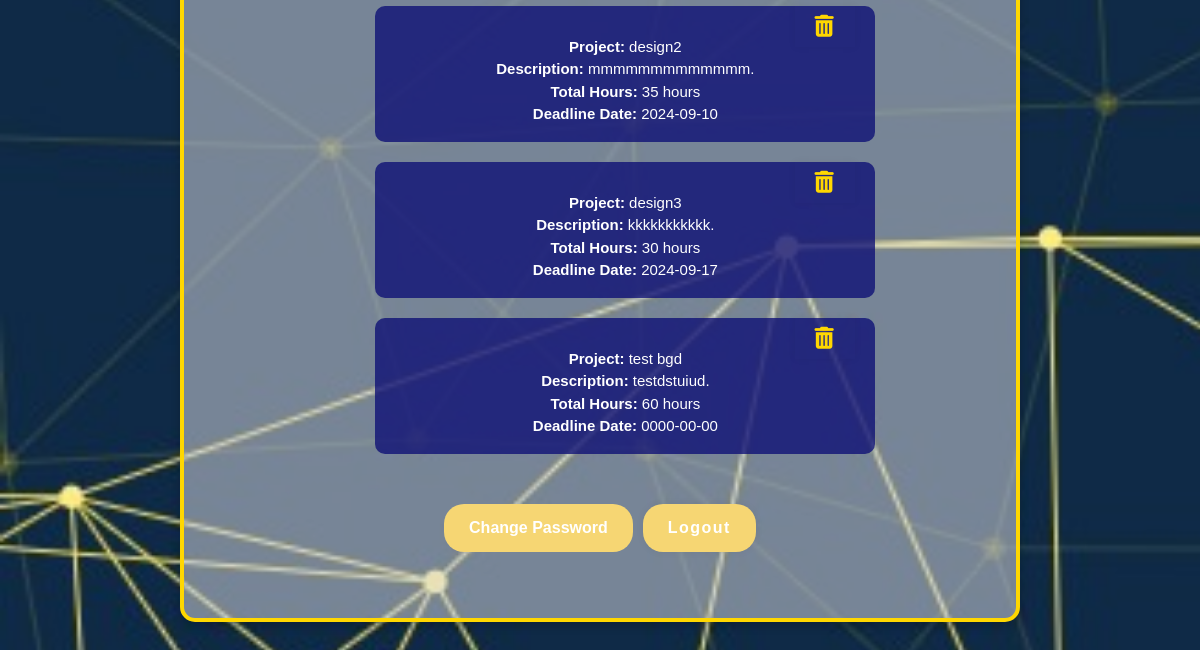
The page /clientprofile.php (signed in, lower part) on the database as committed earlier.
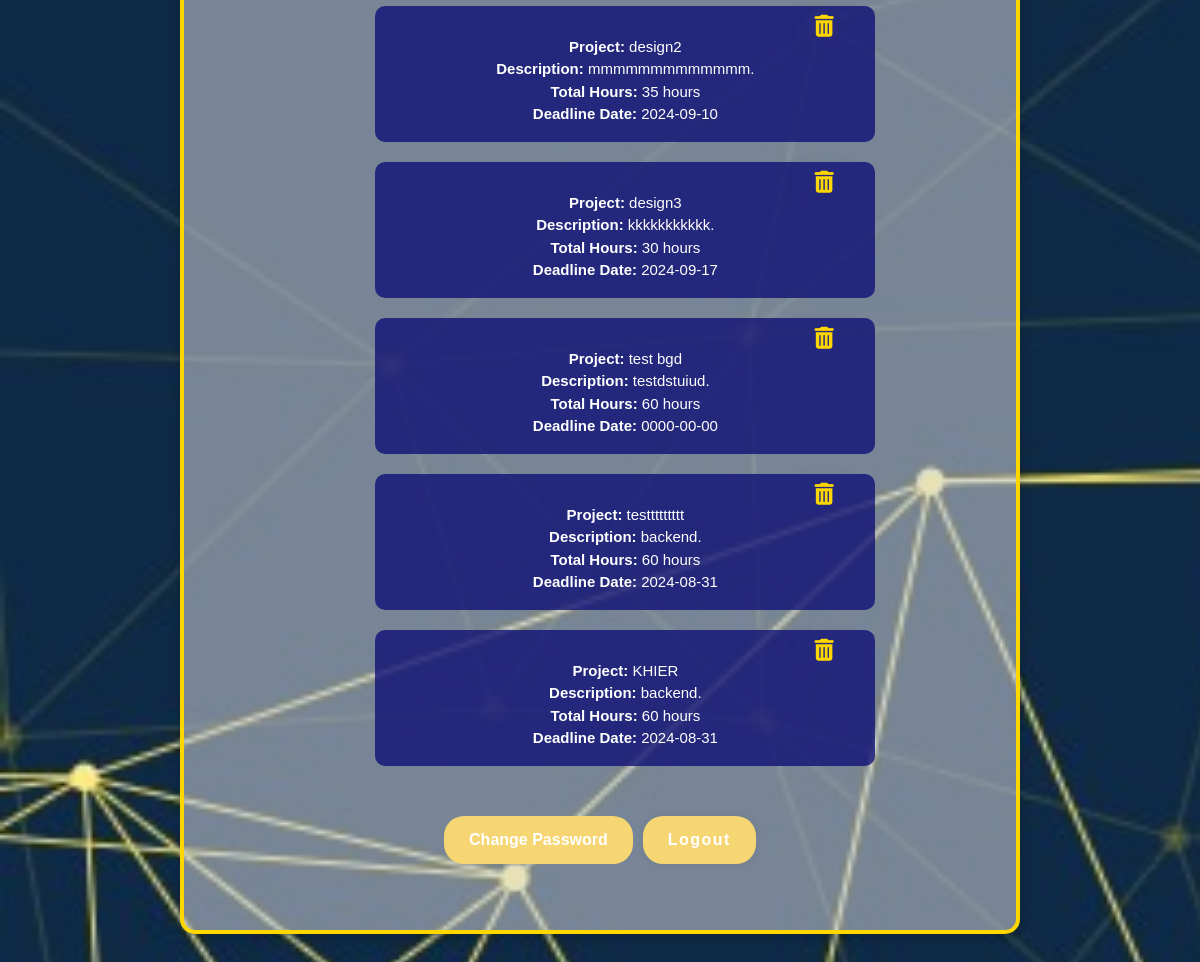
The same page on the database as committed later.
### tables this page shows
CREATE TABLE `project` (
  `project_id` int(11) NOT NULL,
  `project_name` varchar(250) NOT NULL,
  `description` varchar(250) NOT NULL,
  `total_hours` int(11) NOT NULL,
  `deadline_date` date NOT NULL,
  `user_id` int(11) NOT NULL,
  `type_id` int(11) DEFAULT NULL,
  `posting` int(11) NOT NULL
);

CREATE TABLE `user` (
  `user_id` int(11) NOT NULL,
  `user_name` varchar(250) NOT NULL,
  `email` varchar(250) NOT NULL,
  `phone_number` varchar(20) NOT NULL,
  `password` varchar(255) NOT NULL,
  `user_image` longtext DEFAULT NULL,
  `bio` varchar(255) DEFAULT NULL,
  `nationality_id` int(11) NOT NULL
);

### clientprofile.php (the view, shortened to what this page needs)
<?php
include 'nav+bm.php';
if(isset($_SESSION['user_id'])){
    $user_id=$_SESSION['user_id'];
}
$select_user = "SELECT * FROM `user`
                JOIN `nationality` ON `nationality`.`nationality_id` = `user`.`nationality_id`
                WHERE `user_id` = '$user_id'";
$run_user = mysqli_query($connect,$select_user);
$select_posted_projects = "SELECT * FROM `project`
                            JOIN `user` ON `user`.`user_id` = `project`.`user_id`
                            WHERE `project`.`user_id` = '$user_id' AND `project`.`posting` = 1";
$run_posted_projects = mysqli_query($connect,$select_posted_projects);
?>
<!DOCTYPE html>
<html lang="en">
<head>
    <link href="https://cdn.jsdelivr.net/npm/bootstrap@5.0.2/dist/css/bootstrap.min.css" rel="stylesheet">
    <link rel="stylesheet" href="https://cdnjs.cloudflare.com/ajax/libs/font-awesome/6.0.0-beta3/css/all.min.css">
    <link rel="stylesheet" href="./css/clientprofile.css">
</head>
<body>
    <div class="profile-container">
        <?php foreach($run_user as $data){ ?>
            <div class="form-group11">
                <div class="all">
                    <?php  if(mysqli_num_rows($run_posted_projects) > 0) { ?>
                        <?php foreach($run_posted_projects as $project){ ?>
                        <div class="post2 position-relative">
                            <div class="anchers position-absolute">
                                <button type="button" class="arc" onclick="openProjectPopup(<?php echo $project['project_id']; ?>)">
                                    <i class="fa-solid fa-trash-can" style="color: gold; background-color:transparent;"></i>
                                </button>
                            </div>
                            <p>
                                <strong>Project:</strong> <?php echo htmlspecialchars($project['project_name'], ENT_QUOTES, 'UTF-8' )?><br>
                                <strong>Description:</strong>  <?php echo htmlspecialchars($project['description'], ENT_QUOTES, 'UTF-8' )?>.<br>
                                <strong>Total Hours:</strong> <?php echo htmlspecialchars($project['total_hours'], ENT_QUOTES, 'UTF-8' )?> hours<br>
                                <strong>Deadline Date:</strong> <?php echo htmlspecialchars($project['deadline_date'], ENT_QUOTES, 'UTF-8' )?>
                            </p>
                        </div>
                    <?php }}else{ ?>
                        <h4>No Posts Yet</h4>
                    <?php } ?>
                </div>
            </div>
            <div class="button-container">
                <a href="./changepass_client.php" class="btn-12">Change Password</a>
                <form method="POST">
                    <button type="submit" name="logout" class="btn-12" id="logout">Logout</button>
                </form>
            </div>
        </div>
    <?php } ?>
</body>
</html>

Rows that differ between the two databases and show on the page:
added project: project_name "testtttttttt", description "backend", total_hours "60", deadline_date "2024-08-31"
added project: project_name "KHIER", description "backend", total_hours "60", deadline_date "2024-08-31"
